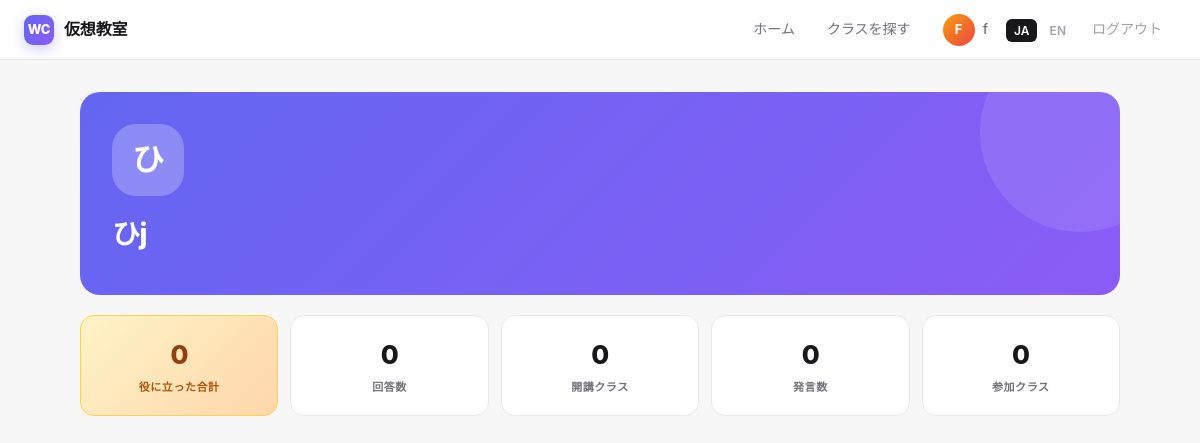
The page /u/8 (signed in) on the database as committed earlier.
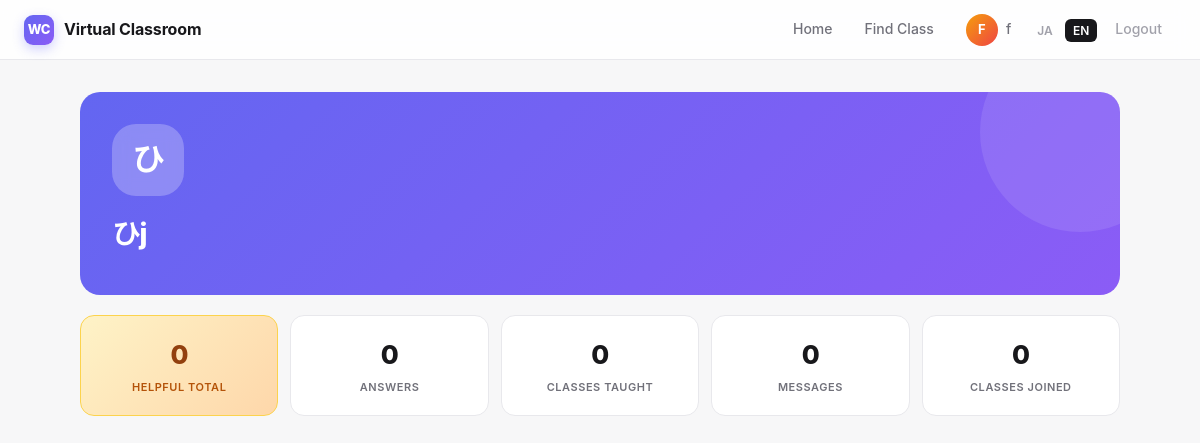
The same page on the database as committed later.
### tables this page shows
CREATE TABLE users (
        id INTEGER PRIMARY KEY AUTOINCREMENT,
        name TEXT NOT NULL UNIQUE,
        created_at TEXT NOT NULL
    , lang TEXT DEFAULT 'ja', title TEXT DEFAULT '', bio TEXT DEFAULT '');

### main.py (the view)
@app.get("/u/{uid}", response_class=HTMLResponse)
def profile_page(request: Request, uid: int):
    me = current_user(request)
    if not me:
        return RedirectResponse("/login")
    u = get_user_by_id(uid)
    if not u:
        return HTMLResponse("User not found", status_code=404)
    stats = user_stats(uid)
    taught = list_classes_taught_by(uid)
    recent_answers = list_questions_answered_by(uid, limit=10)
    is_me = (int(me["id"]) == int(uid))
    return templates.TemplateResponse(
        request, "profile.html",
        ctx(request, me, profile_user=u, stats=stats,
            taught=taught, recent_answers=recent_answers, is_me=is_me),
    )

### templates/profile.html (shortened to what this page needs)
{% extends "base.html" %}
{% block content %}
<div class="p-hero">
  <div class="av">{{ profile_user.name[0]|upper }}</div>
  <h1>{{ profile_user.name }}</h1>
</div>
<div class="stats-grid">
  <div class="stat highlight">
    <div class="n">{{ stats.helpful }}</div>
    <div class="l">{{ T.stat_helpful }}</div>
  </div>
  <div class="stat"><div class="n">{{ stats.answers }}</div><div class="l">{{ T.stat_answers }}</div></div>
  <div class="stat"><div class="n">{{ stats.taught }}</div><div class="l">{{ T.stat_taught }}</div></div>
  <div class="stat"><div class="n">{{ stats.messages }}</div><div class="l">{{ T.stat_messages }}</div></div>
  <div class="stat"><div class="n">{{ stats.joined }}</div><div class="l">{{ T.stat_joined }}</div></div>
</div>
{% endblock %}

### templates/base.html (shortened to what this page needs)
<!DOCTYPE html>
<html lang="{{ lang }}">
<head>
</head>
<body>
<header class="hdr">
  <a href="/dashboard" class="brand">
    <div class="logo">WC</div>
    <span>{{ T.app_title }}</span>
  </a>
  <nav>
    {% if user %}
      <a href="/dashboard">{{ T.home }}</a>
      <a href="/classes">{{ T.join_class }}</a>
      <a href="/u/{{ user.id }}" style="display:flex;align-items:center;">
        <span class="avatar">{{ user.name[0]|upper }}</span>
        <span>{{ user.name }}</span>
      </a>
      <span class="lang">
        <a href="/lang/ja" class="{% if lang == 'ja' %}active{% endif %}">JA</a>
        <a href="/lang/en" class="{% if lang == 'en' %}active{% endif %}">EN</a>
      </span>
      <a href="/logout" style="color:var(--text-soft);">{{ T.logout }}</a>
    {% else %}
      <span class="lang">
        <a href="/lang/ja" class="{% if lang == 'ja' %}active{% endif %}">JA</a>
        <a href="/lang/en" class="{% if lang == 'en' %}active{% endif %}">EN</a>
      </span>
    {% endif %}
  </nav>
</header>
<main class="{% block main_class %}{% endblock %}">
{% block content %}{% endblock %}
</main>
</body>
</html>

### templates/base.html (style rules this page uses)
:root { --bg: #f7f7f8; --surface: #ffffff; --surface-2: #fafafa; --border: #e8e8ec; --text: #18181b; --text-muted: #71717a; --text-soft: #a1a1aa; --primary: #6366f1; --primary-hover: #4f46e5; --primary-soft: #eef2ff; --teacher: #f59e0b; --teacher-soft: #fef3c7; --student: #10b981; --student-soft: #d1fae5; --danger: #ef4444; --danger-soft: #fee2e2; --success: #10b981; --radius: 14px; --radius-sm: 10px; --radius-lg: 20px; --shadow-sm: 0 1px 2px rgba(0,0,0,.04); --shadow: 0 4px 12px rgba(0,0,0,.05); --shadow-lg: 0 12px 32px rgba(0,0,0,.08); --font: -apple-system, BlinkMacSystemFont, "Inter", "Hiragino Sans", "Yu Gothic UI", "Meiryo", sans-serif; }
* { box-sizing: border-box; }
html, body { margin: 0; padding: 0; }
body { font-family: var(--font); background: var(--bg); color: var(--text); font-size: 15px; line-height: 1.6; -webkit-font-smoothing: antialiased; }
a { color: inherit; text-decoration: none; }
.hdr { background: rgba(255,255,255,.85); backdrop-filter: saturate(180%) blur(12px); -webkit-backdrop-filter: saturate(180%) blur(12px); border-bottom: 1px solid var(--border); padding: 0 24px; height: 60px; display: flex; align-items: center; justify-content: space-between; position: sticky; top: 0; z-index: 50; }
.hdr .brand { display: flex; align-items: center; gap: 10px; font-weight: 700; font-size: 16px; letter-spacing: -.01em; }
.hdr .brand .logo { width: 30px; height: 30px; border-radius: 9px; background: linear-gradient(135deg, #6366f1, #8b5cf6); display: flex; align-items: center; justify-content: center; color: #fff; font-size: 13px; font-weight: 800; box-shadow: 0 4px 12px rgba(99,102,241,.3); }
.hdr nav { display: flex; align-items: center; gap: 4px; }
.hdr nav a { padding: 7px 14px; border-radius: 8px; font-size: 14px; color: var(--text-muted); font-weight: 500; transition: all .15s; }
.hdr .avatar { width: 32px; height: 32px; border-radius: 50%; background: linear-gradient(135deg, #f59e0b, #ef4444); color: #fff; font-weight: 700; font-size: 13px; display: flex; align-items: center; justify-content: center; margin-right: 8px; }
.hdr .lang a { padding: 4px 8px; border-radius: 6px; font-size: 12px; color: var(--text-soft); font-weight: 600; }
.hdr .lang a.active { background: var(--text); color: #fff; }
main { max-width: 1080px; margin: 32px auto; padding: 0 20px; }

### templates/profile.html (style rules this page uses)
.p-hero { background: linear-gradient(135deg, #6366f1 0%, #8b5cf6 100%); border-radius: var(--radius-lg); padding: 32px; color: #fff; margin-bottom: 20px; position: relative; overflow: hidden; }
.p-hero::after { content: ""; position: absolute; right: -60px; top: -60px; width: 200px; height: 200px; border-radius: 50%; background: rgba(255,255,255,.1); }
.p-hero .av { width: 72px; height: 72px; border-radius: 24px; background: rgba(255,255,255,.25); backdrop-filter: blur(8px); display: flex; align-items: center; justify-content: center; font-size: 32px; font-weight: 800; margin-bottom: 16px; }
.p-hero h1 { margin: 0 0 6px; font-size: 28px; font-weight: 800; letter-spacing: -.02em; }
.stats-grid { display: grid; grid-template-columns: repeat(auto-fit, minmax(120px, 1fr)); gap: 12px; margin-bottom: 20px; }
.stat { background: var(--surface); border: 1px solid var(--border); border-radius: var(--radius); padding: 18px; text-align: center; transition: all .15s; }
.stat .n { font-size: 26px; font-weight: 800; color: var(--text); letter-spacing: -.02em; }
.stat .l { font-size: 11px; color: var(--text-muted); margin-top: 4px; font-weight: 600; text-transform: uppercase; letter-spacing: .05em; }
.stat.highlight { background: linear-gradient(135deg, #fef3c7, #fed7aa); border-color: #fcd34d; }
.stat.highlight .n { color: #92400e; }
.stat.highlight .l { color: #b45309; }

Rows that differ between the two databases and show on the page:
changed users (number 1 of 2 on the later page): lang "ja" → "en" (drawn)
Other text that changed with them:
{{ T.app_title }}: "仮想教室" → "Virtual Classroom"
{{ T.home }}: "ホーム" → "Home"
{{ T.join_class }}: "クラスを探す" → "Find Class"
{{ T.logout }}: "ログアウト" → "Logout"
{{ T.stat_helpful }}: "役に立った合計" → "HELPFUL TOTAL"
{{ T.stat_answers }}: "回答数" → "ANSWERS"
{{ T.stat_taught }}: "開講クラス" → "CLASSES TAUGHT"
{{ T.stat_messages }}: "発言数" → "MESSAGES"
{{ T.stat_joined }}: "参加クラス" → "CLASSES JOINED"
